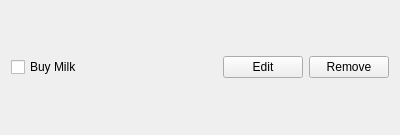
<?xml version="1.0" encoding="UTF-8"?>
<ui version="4.0">
 <class>Task</class>
 <widget class="QWidget" name="Task">
  <property name="geometry">
   <rect>
    <x>0</x>
    <y>0</y>
    <width>400</width>
    <height>135</height>
   </rect>
  </property>
  <property name="windowTitle">
   <string>Form</string>
  </property>
  <layout class="QHBoxLayout" name="horizontalLayout">
   <item>
    <widget class="QCheckBox" name="checkbox">
     <property name="text">
      <string>Buy Milk</string>
     </property>
    </widget>
   </item>
   <item>
    <spacer name="horizontalSpacer">
     <property name="orientation">
      <enum>Qt::Horizontal</enum>
     </property>
     <property name="sizeHint" stdset="0">
      <size>
       <width>118</width>
       <height>20</height>
      </size>
     </property>
    </spacer>
   </item>
   <item>
    <widget class="QPushButton" name="editButton">
     <property name="text">
      <string>Edit</string>
     </property>
    </widget>
   </item>
   <item>
    <widget class="QPushButton" name="removeButton">
     <property name="text">
      <string>Remove</string>
     </property>
    </widget>
   </item>
  </layout>
 </widget>
 <resources/>
 <connections/>
</ui>
